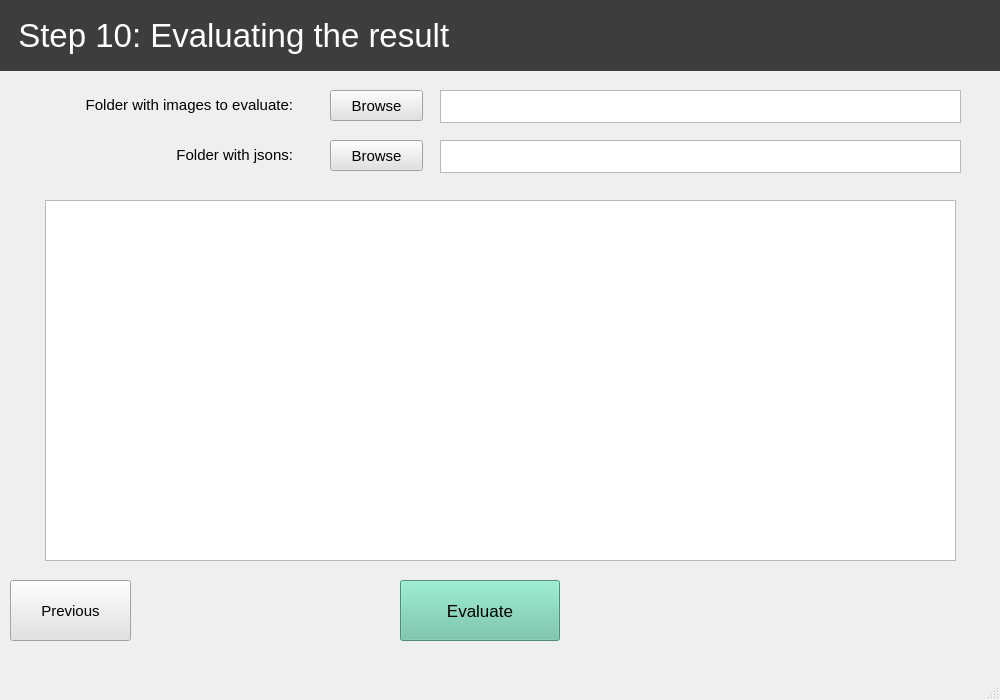
<?xml version="1.0" encoding="UTF-8"?>
<ui version="4.0">
 <class>step11</class>
 <widget class="QMainWindow" name="step11">
  <property name="geometry">
   <rect>
    <x>0</x>
    <y>0</y>
    <width>1000</width>
    <height>700</height>
   </rect>
  </property>
  <property name="windowTitle">
   <string>Scantronic</string>
  </property>
  <widget class="QWidget" name="centralwidget">
   <widget class="QLabel" name="label">
    <property name="geometry">
     <rect>
      <x>0</x>
      <y>0</y>
      <width>1001</width>
      <height>71</height>
     </rect>
    </property>
    <property name="palette">
     <palette>
      <active>
       <colorrole role="WindowText">
        <brush brushstyle="SolidPattern">
         <color alpha="255">
          <red>255</red>
          <green>255</green>
          <blue>255</blue>
         </color>
        </brush>
       </colorrole>
       <colorrole role="Button">
        <brush brushstyle="SolidPattern">
         <color alpha="255">
          <red>61</red>
          <green>61</green>
          <blue>61</blue>
         </color>
        </brush>
       </colorrole>
       <colorrole role="Base">
        <brush brushstyle="SolidPattern">
         <color alpha="255">
          <red>61</red>
          <green>61</green>
          <blue>61</blue>
         </color>
        </brush>
       </colorrole>
       <colorrole role="Window">
        <brush brushstyle="SolidPattern">
         <color alpha="255">
          <red>61</red>
          <green>61</green>
          <blue>61</blue>
         </color>
        </brush>
       </colorrole>
      </active>
      <inactive>
       <colorrole role="WindowText">
        <brush brushstyle="SolidPattern">
         <color alpha="255">
          <red>255</red>
          <green>255</green>
          <blue>255</blue>
         </color>
        </brush>
       </colorrole>
       <colorrole role="Button">
        <brush brushstyle="SolidPattern">
         <color alpha="255">
          <red>61</red>
          <green>61</green>
          <blue>61</blue>
         </color>
        </brush>
       </colorrole>
       <colorrole role="Base">
        <brush brushstyle="SolidPattern">
         <color alpha="255">
          <red>61</red>
          <green>61</green>
          <blue>61</blue>
         </color>
        </brush>
       </colorrole>
       <colorrole role="Window">
        <brush brushstyle="SolidPattern">
         <color alpha="255">
          <red>61</red>
          <green>61</green>
          <blue>61</blue>
         </color>
        </brush>
       </colorrole>
      </inactive>
      <disabled>
       <colorrole role="WindowText">
        <brush brushstyle="SolidPattern">
         <color alpha="255">
          <red>120</red>
          <green>120</green>
          <blue>120</blue>
         </color>
        </brush>
       </colorrole>
       <colorrole role="Button">
        <brush brushstyle="SolidPattern">
         <color alpha="255">
          <red>61</red>
          <green>61</green>
          <blue>61</blue>
         </color>
        </brush>
       </colorrole>
       <colorrole role="Base">
        <brush brushstyle="SolidPattern">
         <color alpha="255">
          <red>61</red>
          <green>61</green>
          <blue>61</blue>
         </color>
        </brush>
       </colorrole>
       <colorrole role="Window">
        <brush brushstyle="SolidPattern">
         <color alpha="255">
          <red>61</red>
          <green>61</green>
          <blue>61</blue>
         </color>
        </brush>
       </colorrole>
      </disabled>
     </palette>
    </property>
    <property name="font">
     <font>
      <pointsize>25</pointsize>
     </font>
    </property>
    <property name="autoFillBackground">
     <bool>false</bool>
    </property>
    <property name="styleSheet">
     <string notr="true">background-color: rgb(61, 61, 61);</string>
    </property>
    <property name="lineWidth">
     <number>17</number>
    </property>
    <property name="text">
     <string>  Step 10: Evaluating the result</string>
    </property>
   </widget>
   <widget class="QTextEdit" name="textEdit_3">
    <property name="geometry">
     <rect>
      <x>440</x>
      <y>90</y>
      <width>521</width>
      <height>33</height>
     </rect>
    </property>
    <property name="font">
     <font>
      <pointsize>10</pointsize>
     </font>
    </property>
    <property name="focusPolicy">
     <enum>Qt::NoFocus</enum>
    </property>
   </widget>
   <widget class="QLabel" name="label_9">
    <property name="geometry">
     <rect>
      <x>-20</x>
      <y>90</y>
      <width>313</width>
      <height>30</height>
     </rect>
    </property>
    <property name="font">
     <font>
      <pointsize>11</pointsize>
     </font>
    </property>
    <property name="text">
     <string>Folder with images to evaluate:</string>
    </property>
    <property name="alignment">
     <set>Qt::AlignRight|Qt::AlignTrailing|Qt::AlignVCenter</set>
    </property>
   </widget>
   <widget class="QPushButton" name="pushButton_5">
    <property name="geometry">
     <rect>
      <x>330</x>
      <y>90</y>
      <width>93</width>
      <height>31</height>
     </rect>
    </property>
    <property name="palette">
     <palette>
      <active>
       <colorrole role="Button">
        <brush brushstyle="SolidPattern">
         <color alpha="255">
          <red>225</red>
          <green>225</green>
          <blue>225</blue>
         </color>
        </brush>
       </colorrole>
       <colorrole role="Base">
        <brush brushstyle="SolidPattern">
         <color alpha="255">
          <red>225</red>
          <green>225</green>
          <blue>225</blue>
         </color>
        </brush>
       </colorrole>
       <colorrole role="Window">
        <brush brushstyle="SolidPattern">
         <color alpha="255">
          <red>225</red>
          <green>225</green>
          <blue>225</blue>
         </color>
        </brush>
       </colorrole>
      </active>
      <inactive>
       <colorrole role="Button">
        <brush brushstyle="SolidPattern">
         <color alpha="255">
          <red>225</red>
          <green>225</green>
          <blue>225</blue>
         </color>
        </brush>
       </colorrole>
       <colorrole role="Base">
        <brush brushstyle="SolidPattern">
         <color alpha="255">
          <red>225</red>
          <green>225</green>
          <blue>225</blue>
         </color>
        </brush>
       </colorrole>
       <colorrole role="Window">
        <brush brushstyle="SolidPattern">
         <color alpha="255">
          <red>225</red>
          <green>225</green>
          <blue>225</blue>
         </color>
        </brush>
       </colorrole>
      </inactive>
      <disabled>
       <colorrole role="Button">
        <brush brushstyle="SolidPattern">
         <color alpha="255">
          <red>225</red>
          <green>225</green>
          <blue>225</blue>
         </color>
        </brush>
       </colorrole>
       <colorrole role="Base">
        <brush brushstyle="SolidPattern">
         <color alpha="255">
          <red>225</red>
          <green>225</green>
          <blue>225</blue>
         </color>
        </brush>
       </colorrole>
       <colorrole role="Window">
        <brush brushstyle="SolidPattern">
         <color alpha="255">
          <red>225</red>
          <green>225</green>
          <blue>225</blue>
         </color>
        </brush>
       </colorrole>
      </disabled>
     </palette>
    </property>
    <property name="font">
     <font>
      <pointsize>11</pointsize>
     </font>
    </property>
    <property name="styleSheet">
     <string notr="true">background-color: rgb(225, 225, 225);</string>
    </property>
    <property name="text">
     <string>Browse</string>
    </property>
   </widget>
   <widget class="QPushButton" name="pushButton">
    <property name="geometry">
     <rect>
      <x>400</x>
      <y>580</y>
      <width>160</width>
      <height>61</height>
     </rect>
    </property>
    <property name="font">
     <font>
      <pointsize>13</pointsize>
     </font>
    </property>
    <property name="styleSheet">
     <string notr="true">background-color: rgb(105, 194, 166);</string>
    </property>
    <property name="text">
     <string>Evaluate</string>
    </property>
   </widget>
   <widget class="QPushButton" name="pushButton_7">
    <property name="geometry">
     <rect>
      <x>10</x>
      <y>580</y>
      <width>121</width>
      <height>61</height>
     </rect>
    </property>
    <property name="palette">
     <palette>
      <active>
       <colorrole role="Button">
        <brush brushstyle="SolidPattern">
         <color alpha="255">
          <red>225</red>
          <green>225</green>
          <blue>225</blue>
         </color>
        </brush>
       </colorrole>
       <colorrole role="Base">
        <brush brushstyle="SolidPattern">
         <color alpha="255">
          <red>225</red>
          <green>225</green>
          <blue>225</blue>
         </color>
        </brush>
       </colorrole>
       <colorrole role="Window">
        <brush brushstyle="SolidPattern">
         <color alpha="255">
          <red>225</red>
          <green>225</green>
          <blue>225</blue>
         </color>
        </brush>
       </colorrole>
      </active>
      <inactive>
       <colorrole role="Button">
        <brush brushstyle="SolidPattern">
         <color alpha="255">
          <red>225</red>
          <green>225</green>
          <blue>225</blue>
         </color>
        </brush>
       </colorrole>
       <colorrole role="Base">
        <brush brushstyle="SolidPattern">
         <color alpha="255">
          <red>225</red>
          <green>225</green>
          <blue>225</blue>
         </color>
        </brush>
       </colorrole>
       <colorrole role="Window">
        <brush brushstyle="SolidPattern">
         <color alpha="255">
          <red>225</red>
          <green>225</green>
          <blue>225</blue>
         </color>
        </brush>
       </colorrole>
      </inactive>
      <disabled>
       <colorrole role="Button">
        <brush brushstyle="SolidPattern">
         <color alpha="255">
          <red>225</red>
          <green>225</green>
          <blue>225</blue>
         </color>
        </brush>
       </colorrole>
       <colorrole role="Base">
        <brush brushstyle="SolidPattern">
         <color alpha="255">
          <red>225</red>
          <green>225</green>
          <blue>225</blue>
         </color>
        </brush>
       </colorrole>
       <colorrole role="Window">
        <brush brushstyle="SolidPattern">
         <color alpha="255">
          <red>225</red>
          <green>225</green>
          <blue>225</blue>
         </color>
        </brush>
       </colorrole>
      </disabled>
     </palette>
    </property>
    <property name="font">
     <font>
      <pointsize>11</pointsize>
     </font>
    </property>
    <property name="styleSheet">
     <string notr="true">background-color: rgb(225, 225, 225);</string>
    </property>
    <property name="text">
     <string>Previous</string>
    </property>
   </widget>
   <widget class="QListWidget" name="listWidgetRecognitionResults">
    <property name="geometry">
     <rect>
      <x>45</x>
      <y>200</y>
      <width>911</width>
      <height>361</height>
     </rect>
    </property>
   </widget>
   <widget class="QTextEdit" name="textEdit_4">
    <property name="geometry">
     <rect>
      <x>440</x>
      <y>140</y>
      <width>521</width>
      <height>33</height>
     </rect>
    </property>
    <property name="font">
     <font>
      <pointsize>10</pointsize>
     </font>
    </property>
    <property name="focusPolicy">
     <enum>Qt::NoFocus</enum>
    </property>
   </widget>
   <widget class="QLabel" name="label_10">
    <property name="geometry">
     <rect>
      <x>-20</x>
      <y>140</y>
      <width>313</width>
      <height>30</height>
     </rect>
    </property>
    <property name="font">
     <font>
      <pointsize>11</pointsize>
     </font>
    </property>
    <property name="text">
     <string>Folder with jsons:</string>
    </property>
    <property name="alignment">
     <set>Qt::AlignRight|Qt::AlignTrailing|Qt::AlignVCenter</set>
    </property>
   </widget>
   <widget class="QPushButton" name="pushButton_6">
    <property name="geometry">
     <rect>
      <x>330</x>
      <y>140</y>
      <width>93</width>
      <height>31</height>
     </rect>
    </property>
    <property name="palette">
     <palette>
      <active>
       <colorrole role="Button">
        <brush brushstyle="SolidPattern">
         <color alpha="255">
          <red>225</red>
          <green>225</green>
          <blue>225</blue>
         </color>
        </brush>
       </colorrole>
       <colorrole role="Base">
        <brush brushstyle="SolidPattern">
         <color alpha="255">
          <red>225</red>
          <green>225</green>
          <blue>225</blue>
         </color>
        </brush>
       </colorrole>
       <colorrole role="Window">
        <brush brushstyle="SolidPattern">
         <color alpha="255">
          <red>225</red>
          <green>225</green>
          <blue>225</blue>
         </color>
        </brush>
       </colorrole>
      </active>
      <inactive>
       <colorrole role="Button">
        <brush brushstyle="SolidPattern">
         <color alpha="255">
          <red>225</red>
          <green>225</green>
          <blue>225</blue>
         </color>
        </brush>
       </colorrole>
       <colorrole role="Base">
        <brush brushstyle="SolidPattern">
         <color alpha="255">
          <red>225</red>
          <green>225</green>
          <blue>225</blue>
         </color>
        </brush>
       </colorrole>
       <colorrole role="Window">
        <brush brushstyle="SolidPattern">
         <color alpha="255">
          <red>225</red>
          <green>225</green>
          <blue>225</blue>
         </color>
        </brush>
       </colorrole>
      </inactive>
      <disabled>
       <colorrole role="Button">
        <brush brushstyle="SolidPattern">
         <color alpha="255">
          <red>225</red>
          <green>225</green>
          <blue>225</blue>
         </color>
        </brush>
       </colorrole>
       <colorrole role="Base">
        <brush brushstyle="SolidPattern">
         <color alpha="255">
          <red>225</red>
          <green>225</green>
          <blue>225</blue>
         </color>
        </brush>
       </colorrole>
       <colorrole role="Window">
        <brush brushstyle="SolidPattern">
         <color alpha="255">
          <red>225</red>
          <green>225</green>
          <blue>225</blue>
         </color>
        </brush>
       </colorrole>
      </disabled>
     </palette>
    </property>
    <property name="font">
     <font>
      <pointsize>11</pointsize>
     </font>
    </property>
    <property name="styleSheet">
     <string notr="true">background-color: rgb(225, 225, 225);</string>
    </property>
    <property name="text">
     <string>Browse</string>
    </property>
   </widget>
  </widget>
  <widget class="QMenuBar" name="menubar">
   <property name="geometry">
    <rect>
     <x>0</x>
     <y>0</y>
     <width>1000</width>
     <height>26</height>
    </rect>
   </property>
  </widget>
  <widget class="QStatusBar" name="statusbar"/>
 </widget>
 <resources/>
 <connections/>
</ui>
